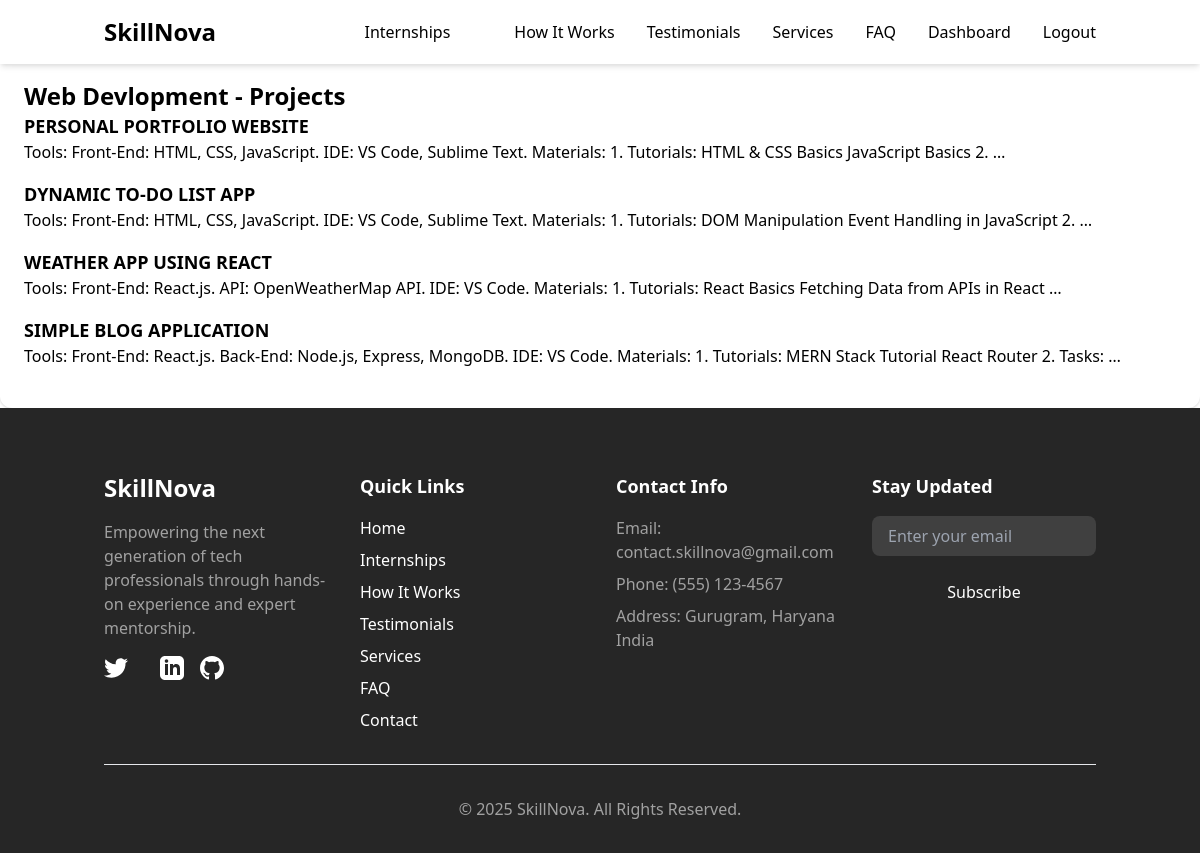
The page /training/1/projects/ (signed in) on the database its author committed.
### core/models.py (models this page shows, shortened)
class Training(models.Model):
    title = models.CharField(max_length=255)
    description = models.TextField()
    is_paid = models.BooleanField(default=True)
    price = models.FloatField(default=0.0)
    category = models.CharField(max_length=100, blank=True, null=True)
    tags = models.CharField(max_length=255, blank=True, null=True)

class Project(models.Model):
    training = models.ForeignKey(Training, on_delete=models.CASCADE, related_name='projects')
    title = models.CharField(max_length=255)
    description = models.TextField()
    instructions = models.TextField()
    is_approved = models.BooleanField(default=False)
    order = models.PositiveIntegerField(default=1)

### core/views.py (the view)
# urls.py: path('training/<int:pk>/projects/', views.training_projects, name='training_projects'),
@login_required
def training_projects(request, pk):
    training = get_object_or_404(Training, pk=pk)
    enrollment = Enrollment.objects.filter(user=request.user, training=training).first()
    if not enrollment or (training.is_paid and not enrollment.is_paid):
        return redirect('training_detail', pk=pk)
    projects = training.projects.all().order_by('order')
    return render(request, 'core/training_projects.html', {'training': training, 'projects': projects})

### templates/core/training_projects.html (shortened to what this page needs)
{% extends "base.html" %}
{% block content %}
<div class="bg-white rounded-xl shadow p-6 pt-20">
    <h1 class="text-2xl font-bold">{{ training.title }} - Projects</h1>
    <ul>
        {% for project in projects %}
        <li class="mb-4">
            <a href="{% url 'project_detail' project.id %}" class="text-lg font-semibold">{{ project.title }}</a>
            <p>{{ project.description|truncatewords:20 }}</p>
        </li>
        {% endfor %}
    </ul>
</div>
{% endblock %}

### rows shown on the page
Training: title "Web Devlopment"
Project: title "PERSONAL PORTFOLIO WEBSITE", description "Tools: Front-End: HTML, CSS, JavaScript. IDE: VS Code, Sublime Text. Materials: 1. Tutorials: HTML & CSS Basics JavaScript Basics 2. …"
Project: title "DYNAMIC TO-DO LIST APP", description "Tools: Front-End: HTML, CSS, JavaScript. IDE: VS Code, Sublime Text. Materials: 1. Tutorials: DOM Manipulation Event Handling in JavaScript 2. …"
Project: title "WEATHER APP USING REACT", description "Tools: Front-End: React.js. API: OpenWeatherMap API. IDE: VS Code. Materials: 1. Tutorials: React Basics Fetching Data from APIs in React …"
Project: title "SIMPLE BLOG APPLICATION", description "Tools: Front-End: React.js. Back-End: Node.js, Express, MongoDB. IDE: VS Code. Materials: 1. Tutorials: MERN Stack Tutorial React Router 2. Tasks: …"
